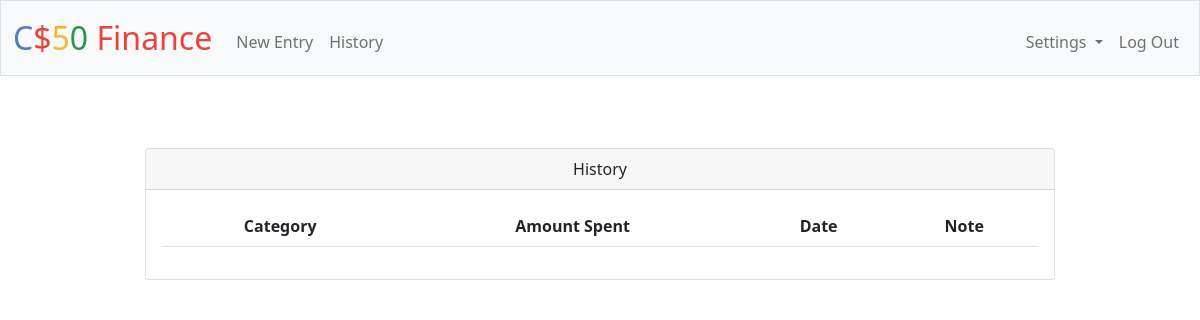
Page /history (signed in) on the earlier database version.
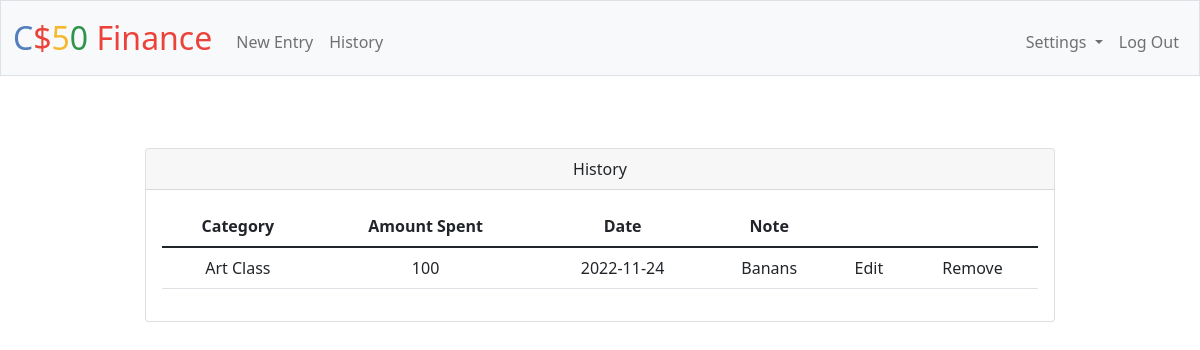
Same page on the later database version.
### tables this page shows
CREATE TABLE entries (
    id INTEGER PRIMARY KEY AUTOINCREMENT NOT NULL,
    amount NUMERIC NOT NULL,
    description TEXT,
    year NUMRIC NOT NULL,
    month NUMRIC NOT NULL,
    day NUMRIC NOT NULL,
    user_id INTEGER NOT NULL,
    category_id INTEGER NOT NULL,
    FOREIGN KEY (user_id) REFERENCES users (id),
    FOREIGN KEY (category_id) REFERENCES categories (id)
);

CREATE TABLE categories (
    id INTEGER PRIMARY KEY AUTOINCREMENT NOT NULL,
    category TEXT NOT NULL,
    user_id INTEGER NOT NULL,
    FOREIGN KEY (user_id) REFERENCES users (id)
);

### app.py (the view)
@app.route("/history")
@login_required
def history():
    history = db.execute("SELECT amount, description, year, month, day, categories.category FROM entries INNER JOIN categories ON category_id = categories.id WHERE entries.user_id=?", session["user_id"])
    return render_template("history.html", history=history)

### app.py (called while the page is built)
@app.after_request
def after_request(response):
    response.headers["Cache-Control"] = "no-cache, no-store, must-revalidate"
    response.headers["Expires"] = 0
    response.headers["Pragma"] = "no-cache"
    return response

### helpers.py (called while the page is built)
def login_required(f):
    @wraps(f)
    def decorated_function(*args, **kwargs):
        if session.get("user_id") is None:
            return redirect("/login")
        return f(*args, **kwargs)
    return decorated_function

### templates/history.html (shortened to what this page needs)
{% extends "layout.html" %}
{% block main %}
    <div class="container-sm px-4 mt-4">
        <div class="col-xl-10 offset-lg-1">
            <div class="card mb-3">
                <div class="card-header">History</div>
                <div class="card-body">
                    <form action="/personal" method="post">
                        <table class="table">
                            <thead>
                                <tr>
                                    <th scope="col">Category</th>
                                    <th scope="col">Amount Spent</th>
                                    <th scope="col">Date</th>
                                    <th scope="col">Note</th>
                                </tr>
                            </thead>
                            <tbody>
                                {% for item in history %}
                                    <tr>
                                        <td>{{item.category|e}}</td>
                                        <td>{{item.amount|e}}</td>
                                        <td>{{item.year|e}}-{{item.month|e}}-{{item.day|e}}</td>
                                        <td>{{item.description|e}}</td>
                                        <td>Edit</td>
                                        <td>Remove</td>
                                    </tr>
                                {% endfor %}
                            </tbody>
                            </table>
                    </form>
                </div>
            </div>
        </div>
    </div>
{% endblock %}

### templates/layout.html (shortened to what this page needs)
<!DOCTYPE html>
<html lang="en">
    <head>
        <link href="https://cdn.jsdelivr.net/npm/bootstrap@5.1.3/dist/css/bootstrap.min.css" rel="stylesheet">
        <link href="/static/styles.css" rel="stylesheet">
    </head>
    <body>
        <nav class="bg-light border navbar navbar-expand-md navbar-light">
            <div class="container-fluid">
                <a class="navbar-brand" href="/"><span class="blue">C</span><span class="red">$</span><span class="yellow">5</span><span class="green">0</span> <span class="red">Finance</span></a>
                <div class="collapse navbar-collapse" id="navbar">
                    {% if session["user_id"] %}
                        <ul class="navbar-nav me-auto mt-2">
                            <li class="nav-item"><a class="nav-link" href="/entry">New Entry</a></li>
                            <li class="nav-item"><a class="nav-link" href="/history">History</a></li>
                        </ul>
                        <ul class="navbar-nav ms-auto mt-2">
                            <li class="nav-item dropdown">
                                <a class="nav-link dropdown-toggle" href="#" role="button" data-bs-toggle="dropdown" aria-expanded="false">
                                  Settings
                                </a>
                            </li>
                            <li class="nav-item"><a class="nav-link" href="/logout">Log Out</a></li>
                        </ul>
                    {% else %}
                        <ul class="navbar-nav ms-auto mt-2">
                            <li class="nav-item"><a class="nav-link" href="/register">Register</a></li>
                            <li class="nav-item"><a class="nav-link" href="/login">Log In</a></li>
                        </ul>
                    {% endif %}
                </div>
            </div>
        </nav>
        <main class="container-fluid py-5 text-center">
            {% block main %}{% endblock %}
        </main>
    </body>
</html>

### static/styles.css (style rules this page uses)
nav .navbar-brand { font-size: xx-large; }
nav .navbar-brand .blue { color: #537fbe; }
nav .navbar-brand .red { color: #ea433b; }
nav .navbar-brand .yellow { color: #f5b82e; }
nav .navbar-brand .green { color: #2e944b; }

Differences in the rows shown:
added entries: category "Art Class", amount "100", year "2022", month "11", day "24", description "Banans"
